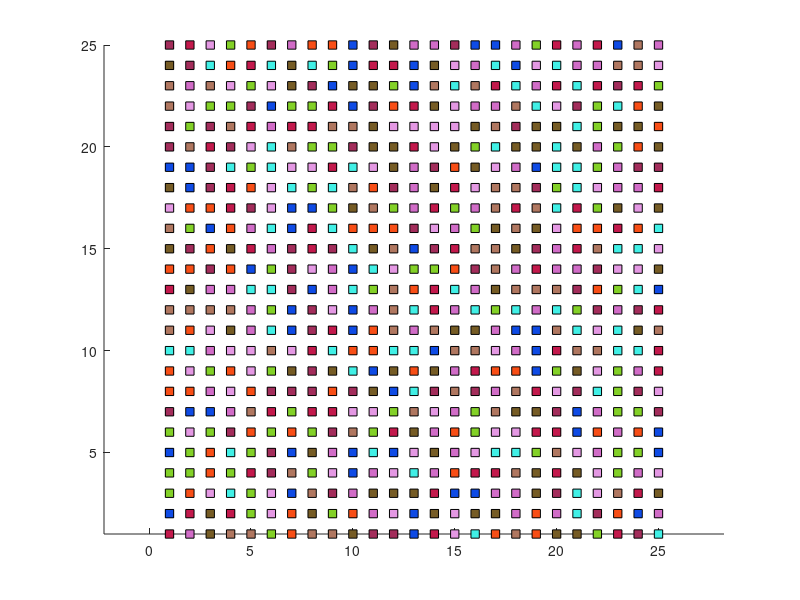

MATLAB code for this plot:
function [varargout] = SGD(varargin)

% Version 2.00 started on 28.01.2014

tic
close all
clear all
set(0, 'DefaultFigureWindowStyle', 'docked')

xincr = 1;
yincr = 1;

xmax = 100;
ymax = 100;
[X, Y] = meshgrid(1:xincr:xmax,1:yincr:ymax);

if numel(X) < (50^2+1)
    Partitions = 1;
elseif numel(X) >= (50^2+1) && numel(X) < (100^2+1)
    Partitions = 2; % either a V or a H
elseif numel(X) >= (100^2+1) && numel(X) < (200^2+1)
    Partitions = 4; % both
elseif numel(X) >= (200^2+1) && numel(X) < (300^2+1)
    Partitions = 6;
end
PartitionType = 'H'; % H: horizontal. other options: 'V': vertical, 'HV'; both H and V

[x,y] = meshgrid(1:xincr:25,1:yincr:25);
% plot(x,y,'k.');axis square;axis tight; hold on

Q = 10;
sm = floor(1+Q*rand(size(x,1),size(x,2)));

% stateim = dlmread(strcat(pwd,'\results','\datafiles','\statematrices','\s',num2str(50),'mcs1','.txt'));
% sm = stateim;
dist = 0.9*sqrt(xincr^2+yincr^2);

qgrains = cell(1,Q);

for q = 1:Q
    qstate = find(sm==q);
    color = [rand rand rand];
    for countcrazy = 1:1E5 % JUST ANY REALLY BIG NUMBER like this would do!!
        if countcrazy == 1
            sel = qstate(1);
            e = [];
            xq10 = x(qstate); 
            yq10 = y(qstate);
            szxq10 = size(xq10);
            szyq10 = size(yq10);
            GrainsInThisq = [];
            for count1 = 1:numel(qstate)
                if count1 == 1
                    sel = qstate(1);
                end
                for count2 = 1:numel(sel)
                    e = [e; qstate(sqrt( ( repmat(x(sel(count2)),szxq10) - xq10).^2+( repmat(y(sel(count2)),szyq10) - yq10).^2 ) < dist)];
                end
                e = unique(e);
                sel = [sel; e];
                sel = unique(sel);
                %plot(x(sel), y(sel),'ks','MarkerFaceColor',color,'MarkerSize',10);
            end
            GrainsInThisq = [GrainsInThisq; sel; -1]; % NOTE : here, -1 IS A MARKER FOR THE END OF A GRAIN
            Common = [];
            for count = 1:numel(sel)
                Common = [Common;find(qstate==repmat(sel(count),size(qstate)))];
            end
            remaining = qstate;
            remaining(Common) = [];
%             numel(remaining)
        else
            sel = remaining(1);
            e = [];
            xq10 = x(remaining);
            yq10 = y(remaining);
            szxq10 = size(xq10);
            szyq10 = size(yq10);
            for count1 = 1:numel(remaining)
                if count1 == 1
                    sel = remaining(1);
                end
                for count2 = 1:numel(sel)
                    e = [e; remaining(sqrt( (repmat(x(sel(count2)),szxq10) - xq10).^2 + (repmat(y(sel(count2)),szyq10) - yq10).^2 ) < dist)];
                end
                e = unique(e);
                sel = [sel; e];
                sel = unique(sel);
                %plot(x(e), y(e),'ks','MarkerFaceColor',color,'MarkerSize',10);
            end
            GrainsInThisq = [GrainsInThisq; sel; -1]; % NOTE : -1 IS A MARKER FOR THE END OF A GRAIN
            Common = [];
            for count = 1:numel(sel)
                Common = [Common;find(remaining==repmat(sel(count),size(remaining)))];
            end
            remaining(Common) = [];
            if numel(remaining) == 0
                break
            end
        end
    end
    qgrains{1,q} = GrainsInThisq;
end

temp = 0;
for count = 1:numel(qgrains)
    temp = temp + numel(qgrains{1,count});
end

GRAINSe = -2; % Start with the separator value

for count = 1:numel(qgrains)
    GRAINSe = [GRAINSe; qgrains{1,count}(:); -2];
end

% No Of Grains in the present Monte-Carlo Step: NOG (see next line)
NOG = numel(find(GRAINSe == -1)) - numel(find(GRAINSe == -2));

GRAINSq = GRAINSe; % intitialize
GRAINSx = GRAINSe; % intitialize
GRAINSy = GRAINSe; % intitialize
for count = 1:numel(GRAINSe)
    if GRAINSe(count)~=-1 && GRAINSe(count)~=-2
        GRAINSq(count) = sm(GRAINSe(count));
        GRAINSx(count) = x(GRAINSe(count));
        GRAINSy(count) = y(GRAINSe(count));
    end
end

% Estimate individual grain sizes and average grain size
GrainSizes = cell(1,Q);
agsq = zeros(Q,0); % Average Grain Size of all grains belongoing ro qth state
for count = 1:Q
    if ((numel(qgrains{1,count})) - (numel(find(qgrains{1,count}(:)==-1)))) ~= 0
        iomo = find(qgrains{1,count}(:)==-1); % Indices Of Minus Ones
        qGrainSizes = [];% Sizes of all grains bel to state q
%         flag = 0;
        for count2 = 1:numel(iomo)
            if count2 == 1
                qGrainSizes(count2) = numel(find(qgrains{1,count}(1:iomo(count2))~=-1));
            else
                qGrainSizes(count2) = numel(find(qgrains{1,count}(iomo(count2-1):iomo(count2))~=-1));
            end
        end
    else
        qGrainSizes = 0;
        agsq(count,1) = 0;
    end
    GrainSizes{1,count} = qGrainSizes';
    agsq(count,1) = sum(qGrainSizes)/numel(qGrainSizes);
end

avgqNonZeros = find(agsq~=0);
AGS = sum(agsq(avgqNonZeros))/numel(avgqNonZeros);

fprintf('There are a total of %d grains and the AGS is %4.4f\n',...
    NOG, AGS)
toc
%-----------------------------------------------------------------
hold on
for count = 1:numel(qgrains)
    plot(x(qgrains{1,count}( qgrains{1,count}(:)~=-1 )),...
         y(qgrains{1,count}( qgrains{1,count}(:)~=-1 )),'ks','MarkerFaceColor',[rand rand rand])
end
axis equal
axis tight
end